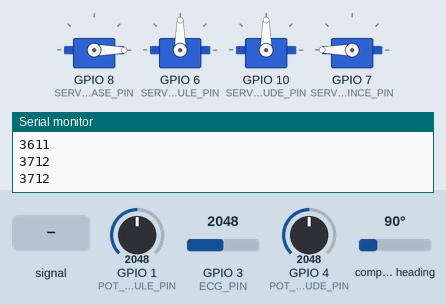
Bench run of a sketch on a simulated ESP32. On the bench: 4 × servo, the last lines printed to the serial monitor. Inputs (shaded band) come from the test bench; at power-on: GPIO 1 (POT_EPAULE_PIN) = 2048, GPIO 4 (POT_COUDE_PIN) = 2048, GPIO 3 (ECG_PIN) = 2048, compass heading 90°.

Above: at 3.77 s.
3.8 s: GPIO 3 (ECG_PIN) fed a 200 Hz sine of ±1842 counts around its level
At 4.07 s:
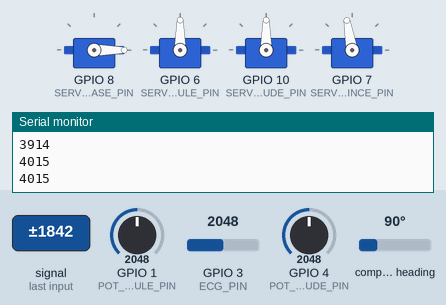
6.8 s: GPIO 1 (POT_EPAULE_PIN) set to 2866
At 6.95 s:
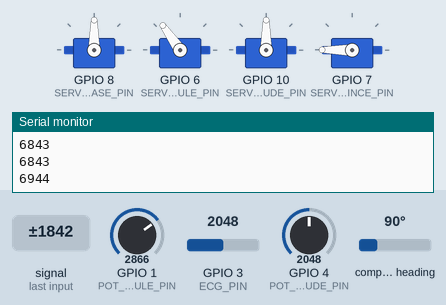
9.8 s: GPIO 4 (POT_COUDE_PIN) set to 2866
At 9.98 s:
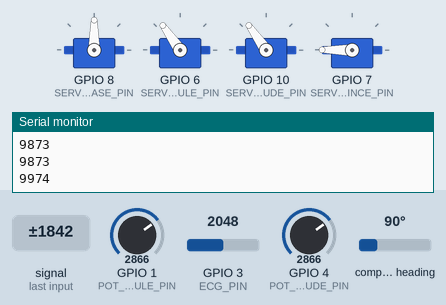
12.8 s: GPIO 1 (POT_EPAULE_PIN) set to 3740
At 12.96 s:
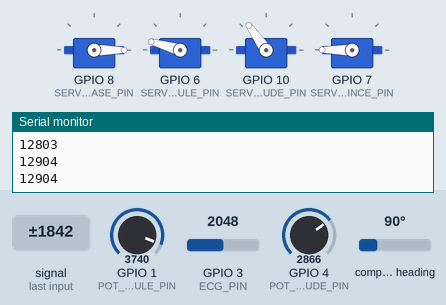
15.8 s: GPIO 4 (POT_COUDE_PIN) set to 3740
At 15.99 s:
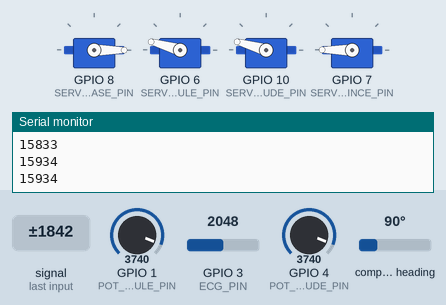
18.8 s: GPIO 1 (POT_EPAULE_PIN) set to 1228
At 18.97 s:
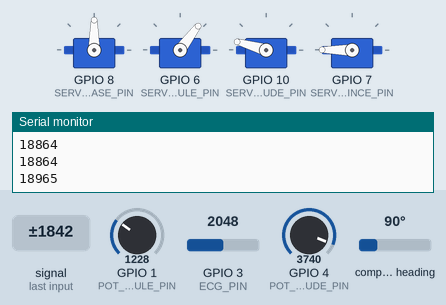
Timing chart, 0 to 22.8 s (numbered marks = the images above; inputs shaded):
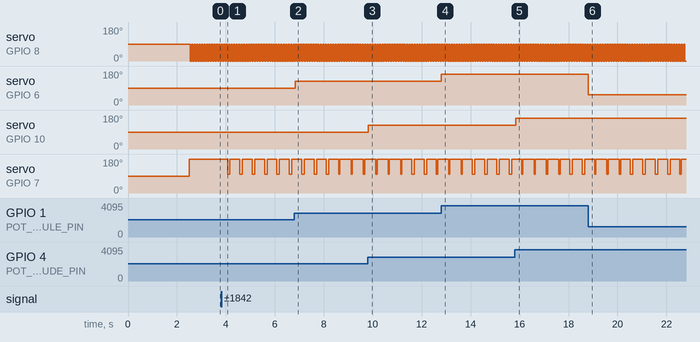

The sketch:

CampsTI_Defi1.ino
```cpp
///////////////////////////////////////
//         VICTOR DUBREUIL           //
///////////////////////////////////////


// Ajout des bibliothèques de code nécessaire


#include <Arduino.h>  // Bibliothèque de base Arduino/ESP32
#include <ESP32Servo.h> // Bibliothèque pour le contrôle des moteurs
#include <Wire.h>
#include <Adafruit_BNO055.h>

#define SDA_PIN 20
#define SCL_PIN 21

Adafruit_BNO055 bno(0, 0x28);

#define ECG_PIN 3 // contraction musculaire
#define SERVO_PINCE_PIN 7

// Déclaration des PINs utilisées (voir schéma électrique)
#define POT_BASE_PIN 0
#define SERVO_BASE_PIN 8

#define POT_EPAULE_PIN 1
#define SERVO_EPAULE_PIN 6

#define POT_COUDE_PIN 4
#define SERVO_COUDE_PIN 10


// Définition de l'objet Servo pour la base
Servo BaseServo;
Servo EpauleServo;
Servo CoudeServo;
Servo PinceServo;

void setup() {
  // Initialise la communication USB avec l'ordinateur
  Serial.begin(115200);
  delay(1000); // Delai d'une seconde

  Wire.begin(SDA_PIN, SCL_PIN);
  Wire.setClock(50000);
  delay(1000);

  bno.begin();
  delay(500);
  bno.setExtCrystalUse(true);


  // Initialise l'entrée (INPUT) pour lire la valeur du potentiomètre


  // Initialise le moteur de la pince
  BaseServo.attach(SERVO_BASE_PIN);

  pinMode(POT_EPAULE_PIN, INPUT);
  EpauleServo.attach(SERVO_EPAULE_PIN);

  pinMode(POT_COUDE_PIN, INPUT);
  CoudeServo.attach(SERVO_COUDE_PIN);

  pinMode(ECG_PIN, INPUT);
  PinceServo.attach(SERVO_PINCE_PIN);


}


void loop() {

  // Variable de commande moteur
  int pot1_cmd = 0;

  int pot2_cmd = 0;
  int pot3_cmd = 0;

  // Lecture de la valeur du capteur
  //int pot1Value = analogRead(POT_BASE_PIN);

  int pot2Value = analogRead(POT_EPAULE_PIN);
  int pot3Value = analogRead(POT_COUDE_PIN);

  // Limiter l'action entre 0 et 180 degrés du moteur
  //pot1_cmd = map(pot1Value, 0, 4095, 0, 180);

  pot2_cmd = map(pot2Value, 0, 4095, 0, 180);
  pot3_cmd = map(pot3Value, 0, 4095, 0, 180);

  // Afficher les valeurs sur le moniteur série
  //Serial.println("Potentiometre: " + String(pot1Value) + ", Angle: " + String(pot1_cmd));

  // Envoie de la commande moteur
  //BaseServo.write(pot1_cmd);

  EpauleServo.write(pot2_cmd);
  CoudeServo.write(pot3_cmd);


  int ecg_cmd = 100;
  int ecgValue = analogRead(ECG_PIN);

  //Serial.println(String(ecgValue));

  if (ecgValue > 3700){
    ecg_cmd = 100;
  }else{
    ecg_cmd = 180;
  }

  PinceServo.write(ecg_cmd);


  static uint32_t tImu = 0;
  int base_imu_cmd = 0;

  if(millis() - tImu >= 100){
    tImu = millis();

    imu::Quaternion quat = bno.getQuat();
    float angleZ = quat.toEuler().z() / PI * 180.0;

    base_imu_cmd = map(angleZ, -180, 180, 0, 180);
  }
  Serial.println(String(tImu));
  BaseServo.write(base_imu_cmd);

  delay(50);
}


/*
Mission supplémentaire : Ajoute l'épaule et le coude !

Maintenant que tu as réussi à faire bouger la base, ton objectif est de modifier ce
code pour ajouter 2 autres potentiomètres (POT_EPAULE_PIN sur la broche
1, et POT_COUDE_PIN sur la broche 3). Sers-toi de l’exemple de la base pour
déclarer tes moteurs, les attacher dans le Setup, et lire leurs valeurs dans la Loop !
*/
```

Measured:
- after the input at 3.8 s, servo on GPIO 7 (SERVO_PINCE_PIN): alternates 180° for 0.40 s and 100° for 0.10 s, starting after 0.27 s
- after the input at 6.8 s, servo on GPIO 6 (SERVO_EPAULE_PIN): 90° → 125° at once
- after the input at 9.8 s, servo on GPIO 10 (SERVO_COUDE_PIN): 90° → 125° at once
- after the input at 12.8 s, servo on GPIO 6 (SERVO_EPAULE_PIN): 125° → 164° at once
- after the input at 15.8 s, servo on GPIO 10 (SERVO_COUDE_PIN): 125° → 164° at once
- after the input at 18.8 s, servo on GPIO 6 (SERVO_EPAULE_PIN): 164° → 53° at once
- by itself, servo on GPIO 8 (SERVO_BASE_PIN): alternates 90° for 0.05 s and 0° for 0.05 s
